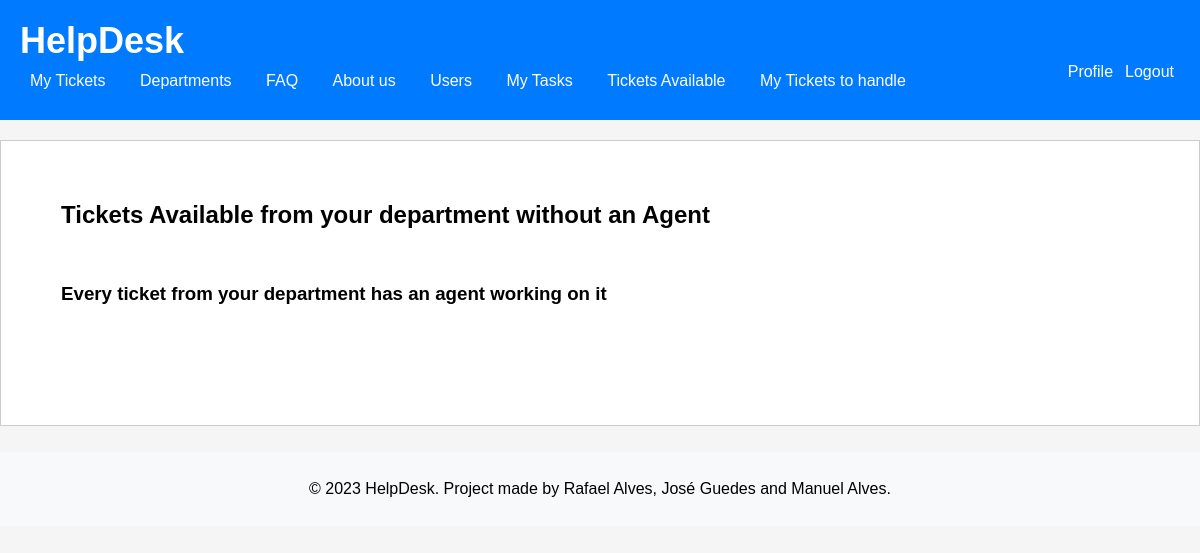
Page /pages/ticketAvailable.php (signed in) on the earlier database version.
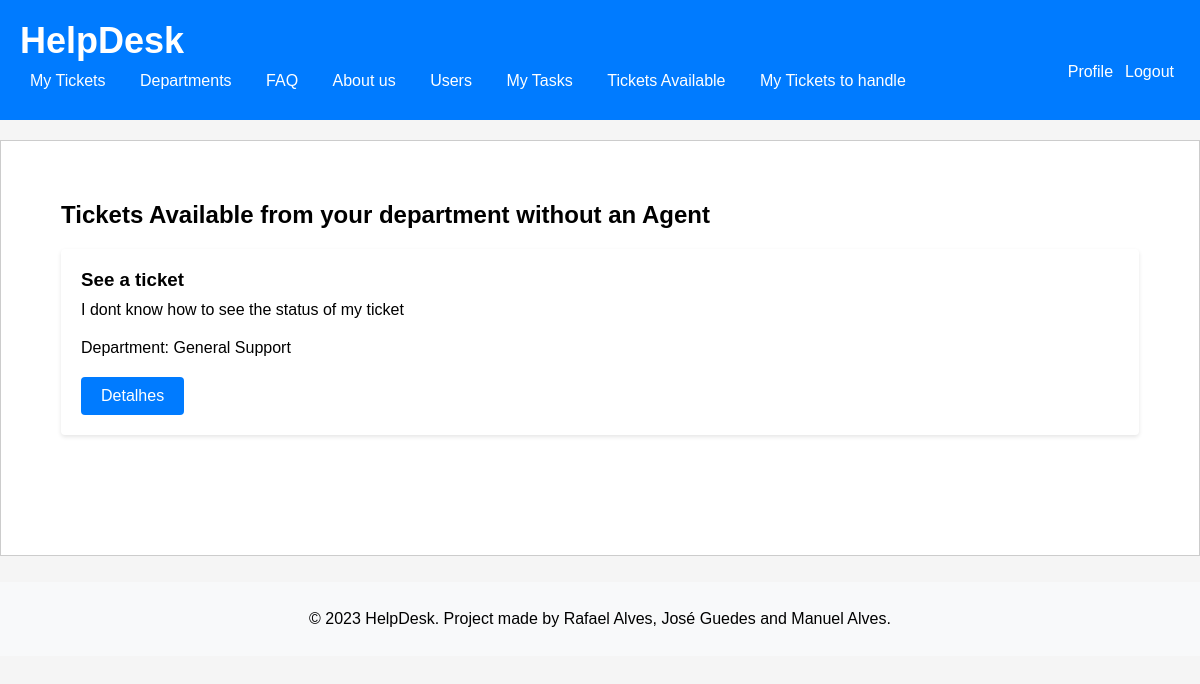
Same page on the later database version.
### tables this page shows
CREATE TABLE Ticket (
    id INTEGER PRIMARY KEY AUTOINCREMENT,
    title varchar(255) NOT NULL UNIQUE,
    description VARCHAR(255) NOT NULL,
    ticket_status VARCHAR (10)  NOT NULL DEFAULT 'Open' CHECK (ticket_status IN ('Open', 'Assigned', 'Closed')),
    created_at TIMESTAMP NOT NULL DEFAULT CURRENT_TIMESTAMP,
    updated_at TIMESTAMP NOT NULL DEFAULT CURRENT_TIMESTAMP,
    id_user INTEGER, /* id do client que criou o ticket */
    id_agent INTEGER DEFAULT NULL, /* id do agent que está a tratar do ticket */
    id_department INTEGER, /* id do department do ticket */
    feedback VARCHAR(255) DEFAULT NULL,
    client_answer VARCHAR(255) DEFAULT NULL,
    CONSTRAINT current_edit_date_ck CHECK (created_at <= updated_at),
    CONSTRAINT id_usertFK FOREIGN KEY(id_user) REFERENCES User(id),
    CONSTRAINT id_agentFK FOREIGN KEY(id_agent) REFERENCES User(id),
    CONSTRAINT id_departmentFK FOREIGN KEY(id_department) REFERENCES Department(id)
);

CREATE TABLE Department (
    id INTEGER PRIMARY KEY AUTOINCREMENT,
    name varchar(255) NOT NULL UNIQUE,
    created_at TIMESTAMP NOT NULL DEFAULT CURRENT_TIMESTAMP
);

### utils/session.php (called while the page is built, shortened)
<?php
   function getUserID() {
       if(isset($_SESSION['userID'])) {
            return $_SESSION['userID'];
       } else {
           return null;
       }
   }
?>

### database/user.class.php (called while the page is built, shortened)
<?php
  function getUserDepart($id) {
    global $dbh;
    try {
      $stmt = $dbh->prepare('SELECT id_department FROM User WHERE id = ?');
      $stmt->execute(array($id));
      if($row = $stmt->fetch()){
        return $row['id_department'];
      }
    }catch(PDOException $e) {
      return -1;
    }
  }

### actions/getNoAgent_tickets.php (called while the page is built, shortened)
<?php
require_once(__DIR__ . '/../database/connection.db.php');
require_once(__DIR__ . '/../database/ticket.class.php');
require_once(__DIR__ . '/../database/user.class.php');
$depart = getUserDepart(getUserID());
$tickets = Ticket::getTicketsWithoutAgent($dbh, $depart);
?>

### database/ticket.class.php (called while the page is built, shortened)
<?php
  class Ticket {
static function getTicketsWithoutAgent(PDO $db, int $id_department){
  $stmt = $db->prepare('
    SELECT id, title, description, id_department, id_agent
    FROM Ticket
    WHERE id_department = ? AND id_agent IS NULL
    ORDER by updated_at desc
  ');
  $stmt->execute(array($id_department));
  $row = $stmt->fetchAll(PDO::FETCH_ASSOC);
  return $row;
}
  }
?>

### database/department.class.php (called while the page is built, shortened)
<?php
  class Department {
    static function getName($id) {
      global $dbh;
      try {
        $stmt = $dbh->prepare('SELECT name FROM Department WHERE id = ?');
        $stmt->execute(array($id));
        if($row = $stmt->fetch()){
          return $row['name'];
        }
      }catch(PDOException $e) {
        return -1;
      }
    }
  }
?>

### pages/ticketAvailable.php (the view, shortened to what this page needs)
<?php
  require_once(__DIR__ . '/../templates/header.tpl.php');
  require_once(__DIR__ . '/../templates/footer.tpl.php');
?>
  <section class="tickets">
      <h2>Tickets Available from your department without an Agent </h2>
      <ul>
        <?php
        require_once(__DIR__ . '/../actions/getNoAgent_tickets.php');
        if(count($tickets) == 0){
          echo "<h3>Every ticket from your department has an agent working on it</h3>";
        }
        for($i = 0; $i < count($tickets); $i++) {
        include_once("../database/department.class.php");
        $depart = Department::getName($tickets[$i]['id_department']);
        ?>
        <li>
          <div class="ticket" id="<?=$tickets[$i]['id']?>">
            <h3> <?=$tickets[$i]['title']?></h3>
            <p> <?=$tickets[$i]['description']?> </p>
            <p> Department: <?=$depart?> </p>
            <a href="../pages/detailTicket.php?id=<?=$tickets[$i]['id']?>" class="button">Detalhes</a>
          </div>
        </li>
        <?php } ?>
      </ul>
    </section>

Differences in the rows shown:
now on this page (row edited): ticket: title "See a ticket", description "I dont know how to see the status of my ticket", id_department.name "General Support"
Other differences:
text no longer shown: "Every ticket from your department has an agent working on it"
